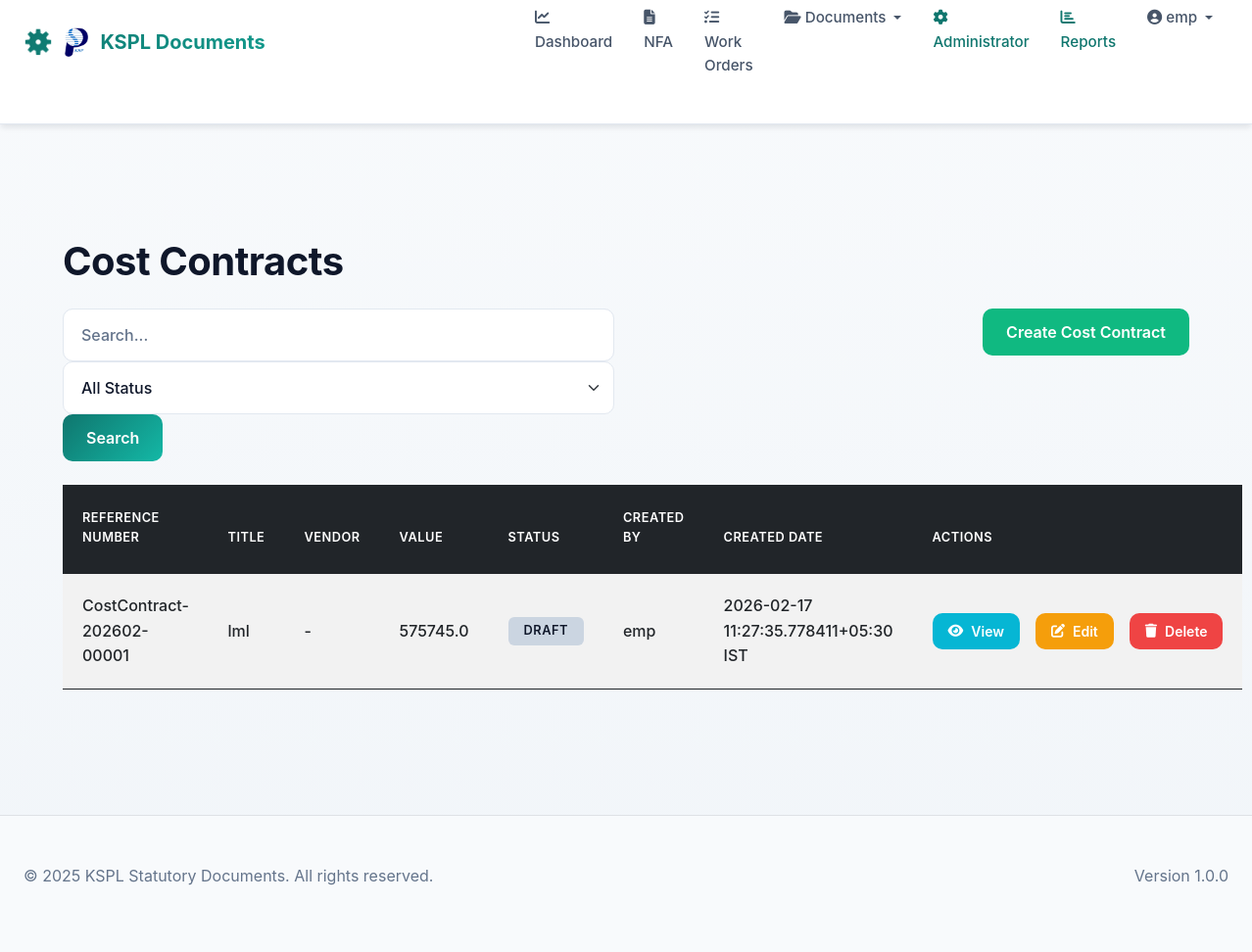
Page /cost-contracts (signed in) on the committed database.
### models/__init__.py (models this page shows, shortened)
class User(UserMixin, db.Model):
    __tablename__ = 'users'
    id = db.Column(db.Integer, primary_key=True)
    username = db.Column(db.String(120), unique=True, nullable=False)
    email = db.Column(db.String(120), unique=True, nullable=False)
    password_hash = db.Column(db.String(255), nullable=False)
    first_name = db.Column(db.String(120))
    last_name = db.Column(db.String(120))
    department_id = db.Column(db.Integer, db.ForeignKey('departments.id'))
    is_active = db.Column(db.Boolean, default=True)
    created_at = db.Column(db.DateTime, default=datetime.utcnow)
    roles = db.relationship('Role', secondary='user_roles', backref=db.backref('users', lazy='dynamic'))
    department = db.relationship('Department', backref='users')
    def has_role(self, role_name):
        return any(role.name == role_name for role in self.roles)

class CostContract(db.Model):
    __tablename__ = 'cost_contracts'
    id = db.Column(db.Integer, primary_key=True)
    reference_number = db.Column(db.String(120), unique=True, nullable=False)
    title = db.Column(db.String(255), nullable=False)
    description = db.Column(db.Text)
    status = db.Column(db.String(120), default='Draft')
    created_by_id = db.Column(db.Integer, db.ForeignKey('users.id'), nullable=False)
    department_id = db.Column(db.Integer, db.ForeignKey('departments.id'))
    vendor_id = db.Column(db.Integer, db.ForeignKey('vendors.id'))
    customer_id = db.Column(db.Integer, db.ForeignKey('customers.id'))
    created_at = db.Column(db.DateTime, default=datetime.utcnow)
    updated_at = db.Column(db.DateTime, default=datetime.utcnow, onupdate=datetime.utcnow)
    rejected_remarks = db.Column(db.Text)
    contract_type = db.Column(db.String(120))
    vendor_name = db.Column(db.String(255))
    contract_value = db.Column(db.Float)
    start_date = db.Column(db.DateTime)
    end_date = db.Column(db.DateTime)
    created_by = db.relationship('User', backref=db.backref('cost_contract_created', lazy='dynamic'))
    department = db.relationship('Department', backref='cost_contract_documents')
    vendor = db.relationship('Vendor', backref='cost_contracts')
    customer = db.relationship('Customer', backref='cost_contracts')
    attachments = db.relationship('Attachment', backref='cost_contract', lazy=True, cascade='all, delete-orphan')
    approvals = db.relationship('ApprovalHistory', backref='cost_contract', lazy=True, cascade='all, delete-orphan')

### routes/main.py (the view)
@main_bp.route('/cost-contracts', methods=['GET'])
@login_required
def cost_contract_list():
    page = request.args.get('page', 1, type=int)
    status = request.args.get('status', '', type=str)
    search = request.args.get('search', '', type=str)
    query = CostContract.query
    user_roles = [role.name for role in current_user.roles]
    if 'admin' in user_roles:
        query = query.filter(CostContract.status == 'Approved')
    elif 'hod' in user_roles:
        query = query.filter(CostContract.status.in_(['Submitted', 'Approved']), CostContract.department_id == current_user.department_id)
    else:
        query = query.filter_by(created_by_id=current_user.id, department_id=current_user.department_id)
    if status:
        query = query.filter_by(status=status)
    if search:
        query = query.filter(CostContract.title.ilike(f'%{search}%'))
    items = query.paginate(page=page, per_page=20)
    return render_template('pages/cost_contract_list.html', items=items)

### templates/pages/cost_contract_list.html (shortened to what this page needs)
{% extends "index.html" %}
{% block content %}
<div class="container-fluid mt-4">
    <h1>Cost Contracts</h1>
    <div class="row mb-3">
        <div class="col-md-6">
            <form method="GET" class="form-inline">
                <input type="text" name="search" class="form-control me-2" placeholder="Search..." value="{{ request.args.get('search', '') }}">
                <select name="status" class="form-select me-2">
                    <option value="">All Status</option>
                </select>
                <button type="submit" class="btn btn-primary">Search</button>
            </form>
        </div>
        <div class="col-md-6 text-end">
            {% if not current_user.has_role('hod') %}
            <a href="{{ url_for('main.cost_contract_create') }}" class="btn btn-success">Create Cost Contract</a>
            {% endif %}
        </div>
    </div>
    <table class="table table-striped table-hover">
        <thead class="table-dark">
            <tr>
                <th>Reference Number</th>
                <th>Title</th>
                <th>Vendor</th>
                <th>Value</th>
                <th>Status</th>
                <th>Created By</th>
                <th>Created Date</th>
                <th>Actions</th>
            </tr>
        </thead>
        <tbody>
            {% for item in items.items %}
            <tr>
                <td>{{ item.reference_number }}</td>
                <td>{{ item.title }}</td>
                <td>{{ item.vendor_name or '-' }}</td>
                <td>{{ item.contract_value or '-' }}</td>
                <td>
                    {% if item.status == 'Draft' %}
                        <span class="badge bg-secondary">Draft</span>
                    {% elif item.status == 'Submitted' %}
                        <span class="badge bg-info">Submitted</span>
                    {% elif item.status == 'Approved' %}
                        <span class="badge bg-success">Approved</span>
                    {% else %}
                        <span class="badge bg-danger">Rejected</span>
                    {% endif %}
                </td>
                <td>{{ item.created_by.username }}</td>
                <td>{{ item.created_at|to_ist|default('N/A') }} IST</td>
                <td>
                    <div class="d-flex gap-2">
                        <a href="{{ url_for('main.cost_contract_view', id=item.id) }}" class="btn btn-info btn-sm" title="View"><i class="fas fa-eye"></i> View</a>
                        {% if item.status != 'Approved' or current_user.has_role('admin') %}
                            <a href="{{ url_for('main.cost_contract_edit', id=item.id) }}" class="btn btn-warning btn-sm" title="Edit"><i class="fas fa-edit"></i> Edit</a>
                            <form method="POST" action="{{ url_for('main.cost_contract_delete', id=item.id) }}" class="d-inline">
                                <button type="submit" class="btn btn-danger btn-sm" title="Delete" onclick="return confirm('Are you sure you want to delete this document?');"><i class="fas fa-trash"></i> Delete</button>
                            </form>
                        {% endif %}
                    </div>
                </td>
            </tr>
            {% else %}
            <tr>
                <td colspan="8" class="text-center">No cost contracts found</td>
            </tr>
            {% endfor %}
        </tbody>
    </table>
</div>
{% endblock %}

### templates/index.html (shortened to what this page needs)
<!DOCTYPE html>
<html lang="en">
<head>
    <link href="https://cdn.jsdelivr.net/npm/bootstrap@5.1.3/dist/css/bootstrap.min.css" rel="stylesheet">
    <link rel="stylesheet" href="https://cdnjs.cloudflare.com/ajax/libs/font-awesome/6.4.0/css/all.min.css">
    <link rel="stylesheet" href="https://cdnjs.cloudflare.com/ajax/libs/tempusdominus-bootstrap-4/5.39.0/css/tempusdominus-bootstrap-4.min.css" />
    <link rel="stylesheet" href="{{ url_for('static', filename='main.css') }}">
</head>
<body>
    <nav class="navbar navbar-expand-lg navbar-light" style="padding: initial;">
        <div class="container-fluid px-4">
            <a class="navbar-brand d-flex align-items-center" href="{% if current_user.is_authenticated %}{% if current_user.has_role('admin') %}{{ url_for('admin.admin_dashboard') }}{% else %}{{ url_for('main.dashboard') }}{% endif %}{% else %}{{ url_for('auth.login') }}{% endif %}" style="gap: 12px;">
                <img style="max-width: 5%; height: auto;" src="{{ url_for('static', filename='images/ksp-logo.png') }}" alt="KSP Logo" height="40" class="img-fluid">
                <span>KSPL Documents</span>
            </a>
            <div class="collapse navbar-collapse" id="navbarNav">
                <ul class="navbar-nav ms-auto">
                    {% if current_user.is_authenticated %}
                        <li class="nav-item">
                            <a class="nav-link" href="{{ url_for('main.dashboard') }}">
                                <i class="fas fa-chart-line me-1"></i>Dashboard
                            </a>
                        </li>
                        <li class="nav-item">
                            <a class="nav-link" href="{{ url_for('main.nfa_list') }}">
                                <i class="fas fa-file-alt me-1"></i>NFA
                            </a>
                        </li>
                        <li class="nav-item">
                            <a class="nav-link" href="{{ url_for('main.work_order_list') }}">
                                <i class="fas fa-tasks me-1"></i>Work Orders
                            </a>
                        </li>
                        <li class="nav-item dropdown">
                            <a class="nav-link dropdown-toggle" href="#" id="documentsDropdown" role="button" data-bs-toggle="dropdown" aria-expanded="false">
                                <i class="fas fa-folder-open me-1"></i>Documents
                            </a>
                        </li>
                        <li class="nav-item">
                            <a class="nav-link text-primary" href="{{ url_for('admin.admin_dashboard') }}">
                                <i class="fas fa-cog me-1"></i>Administrator
                            </a>
                        </li>
                        <li class="nav-item">
                            <a class="nav-link text-primary" href="{{ url_for('admin.reports') }}">
                                <i class="fas fa-chart-bar me-1"></i>Reports
                            </a>
                        </li>
                        <li class="nav-item dropdown">
                            <a class="nav-link dropdown-toggle" href="#" id="userDropdown" role="button" data-bs-toggle="dropdown" aria-expanded="false">
                                <i class="fas fa-user-circle me-1"></i>{{ current_user.username }}
                            </a>
                        </li>
                    {% else %}
                        <li class="nav-item">
                            <a class="nav-link" href="{{ url_for('auth.login') }}">
                                <i class="fas fa-sign-in-alt me-1"></i>Login
                            </a>
                        </li>
                    {% endif %}
                </ul>
            </div>
        </div>
    </nav>
    <div class="container-fluid">
        {% block content %}{% endblock %}
    </div>
    <footer class="bg-light border-top mt-5 py-4">
        <div class="container-fluid px-4">
            <div class="row">
                <div class="col-md-6">
                    <p class="text-muted mb-0">© 2025 KSPL Statutory Documents. All rights reserved.</p>
                </div>
                <div class="col-md-6 text-md-end">
                    <p class="text-muted mb-0">Version 1.0.0</p>
                </div>
            </div>
        </div>
    </footer>
</body>
</html>

### rows in the picture
User: username "emp"
CostContract: reference_number "CostContract-202602-00001", title "lml", vendor_name "-", contract_value "575745.0", status "DRAFT", created_by.username "emp", created_at|to_ist "2026-02-17 11:27:35.778411+05:30"
